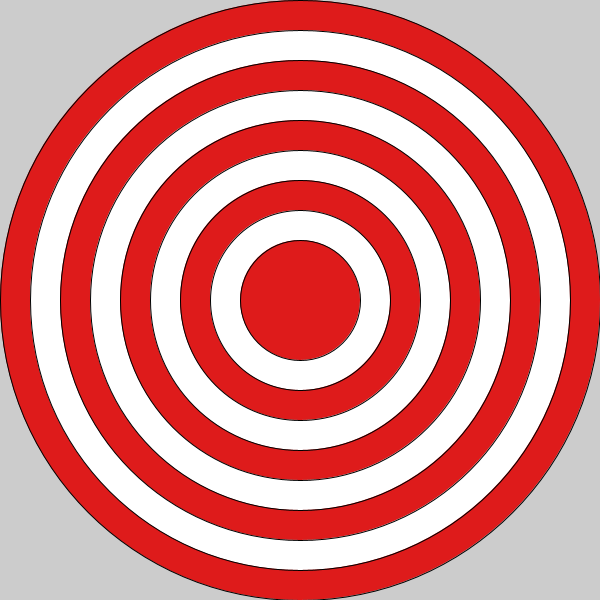
Frame 1 (no input)
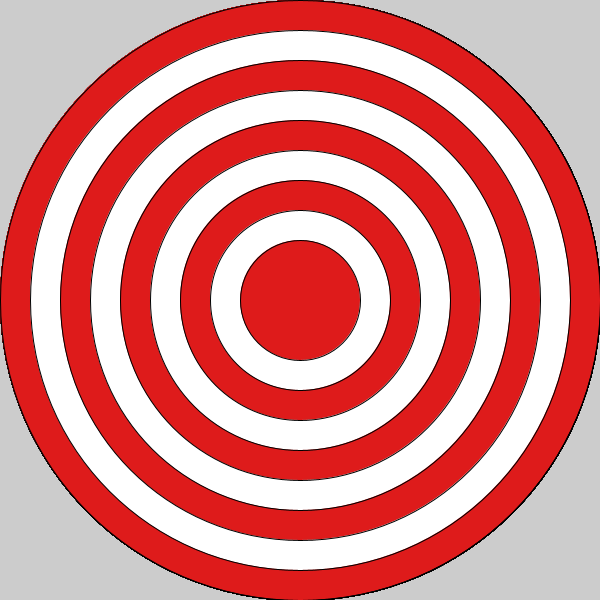
Frame 60 (the mouse pressed at the canvas centre just before this capture)
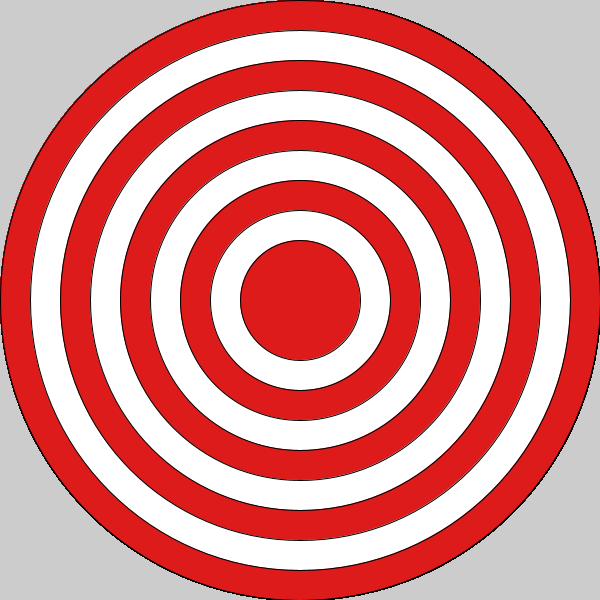
Frame 120 (the mouse held since frame 60 and released just before this capture)

The Processing sketch that drew these frames (run headless with seeded random() and noise(); from frame 60 on, the mouse is pressed at the canvas centre):

// Processing sketch: bullseye
// ── bullseye.pde

void setup() {
 
  // set the size of your sketch
  
size(600,600);
}
void draw() {
  
  //Starting with the largest ellipse, use a for loop to draw a bullseye with ellipses.
  for(int i=10;i>1;i--){
    if(i%2==0){
      fill(#DE1B1B);
    }
    else{
      fill(#FFFFFF);
    } 
      ellipse(300,300, 60*i, 60*i);
  //Use an if statement and modulo to alternate the color of your rings.
    
  
}
}
